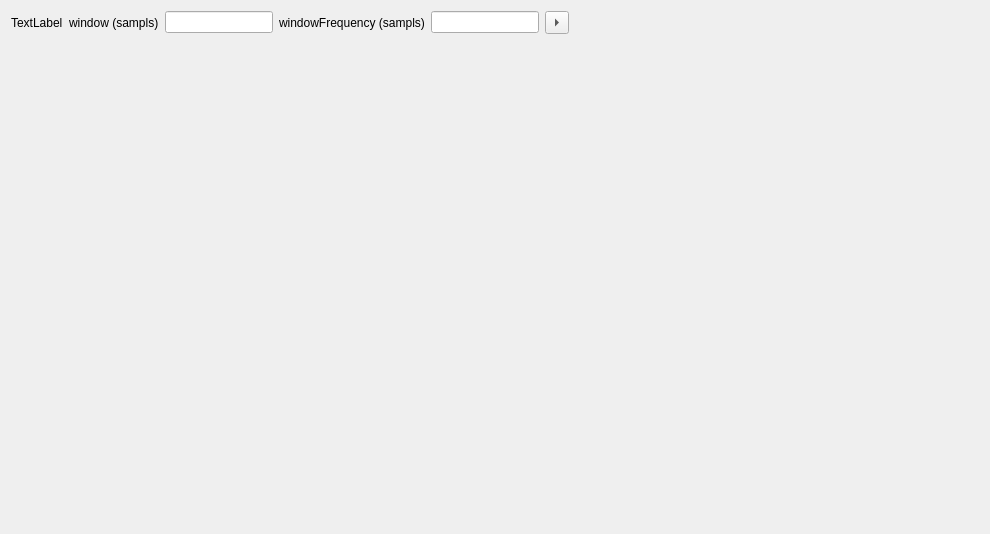
<?xml version="1.0" encoding="UTF-8"?>
<ui version="4.0">
 <class>MainWindow</class>
 <widget class="QMainWindow" name="MainWindow">
  <property name="geometry">
   <rect>
    <x>0</x>
    <y>0</y>
    <width>990</width>
    <height>534</height>
   </rect>
  </property>
  <property name="windowTitle">
   <string>MainWindow</string>
  </property>
  <widget class="QWidget" name="centralWidget">
   <layout class="QGridLayout" name="gridLayout">
    <item row="1" column="0" colspan="7">
     <widget class="graph" name="widget" native="true"/>
    </item>
    <item row="0" column="0">
     <widget class="QLabel" name="label">
      <property name="text">
       <string>TextLabel</string>
      </property>
     </widget>
    </item>
    <item row="0" column="1">
     <widget class="QLabel" name="label_2">
      <property name="text">
       <string>window (sampls)</string>
      </property>
     </widget>
    </item>
    <item row="0" column="6">
     <spacer name="horizontalSpacer">
      <property name="orientation">
       <enum>Qt::Horizontal</enum>
      </property>
      <property name="sizeHint" stdset="0">
       <size>
        <width>40</width>
        <height>20</height>
       </size>
      </property>
     </spacer>
    </item>
    <item row="0" column="3">
     <widget class="QLabel" name="label_3">
      <property name="text">
       <string>windowFrequency (sampls)</string>
      </property>
     </widget>
    </item>
    <item row="0" column="2">
     <widget class="QLineEdit" name="windowLengthLineEdit">
      <property name="sizePolicy">
       <sizepolicy hsizetype="Fixed" vsizetype="Fixed">
        <horstretch>0</horstretch>
        <verstretch>0</verstretch>
       </sizepolicy>
      </property>
     </widget>
    </item>
    <item row="0" column="4">
     <widget class="QLineEdit" name="windowFrequencyLineEdit">
      <property name="sizePolicy">
       <sizepolicy hsizetype="Fixed" vsizetype="Fixed">
        <horstretch>0</horstretch>
        <verstretch>0</verstretch>
       </sizepolicy>
      </property>
     </widget>
    </item>
    <item row="0" column="5">
     <widget class="QToolButton" name="toolButton">
      <property name="text">
       <string>...</string>
      </property>
      <property name="arrowType">
       <enum>Qt::RightArrow</enum>
      </property>
     </widget>
    </item>
   </layout>
  </widget>
  <widget class="QMenuBar" name="menuBar">
   <property name="geometry">
    <rect>
     <x>0</x>
     <y>0</y>
     <width>990</width>
     <height>22</height>
    </rect>
   </property>
  </widget>
 </widget>
 <layoutdefault spacing="6" margin="11"/>
 <customwidgets>
  <customwidget>
   <class>graph</class>
   <extends>QWidget</extends>
   <header>graph.h</header>
   <container>1</container>
  </customwidget>
 </customwidgets>
 <resources/>
 <connections/>
</ui>
